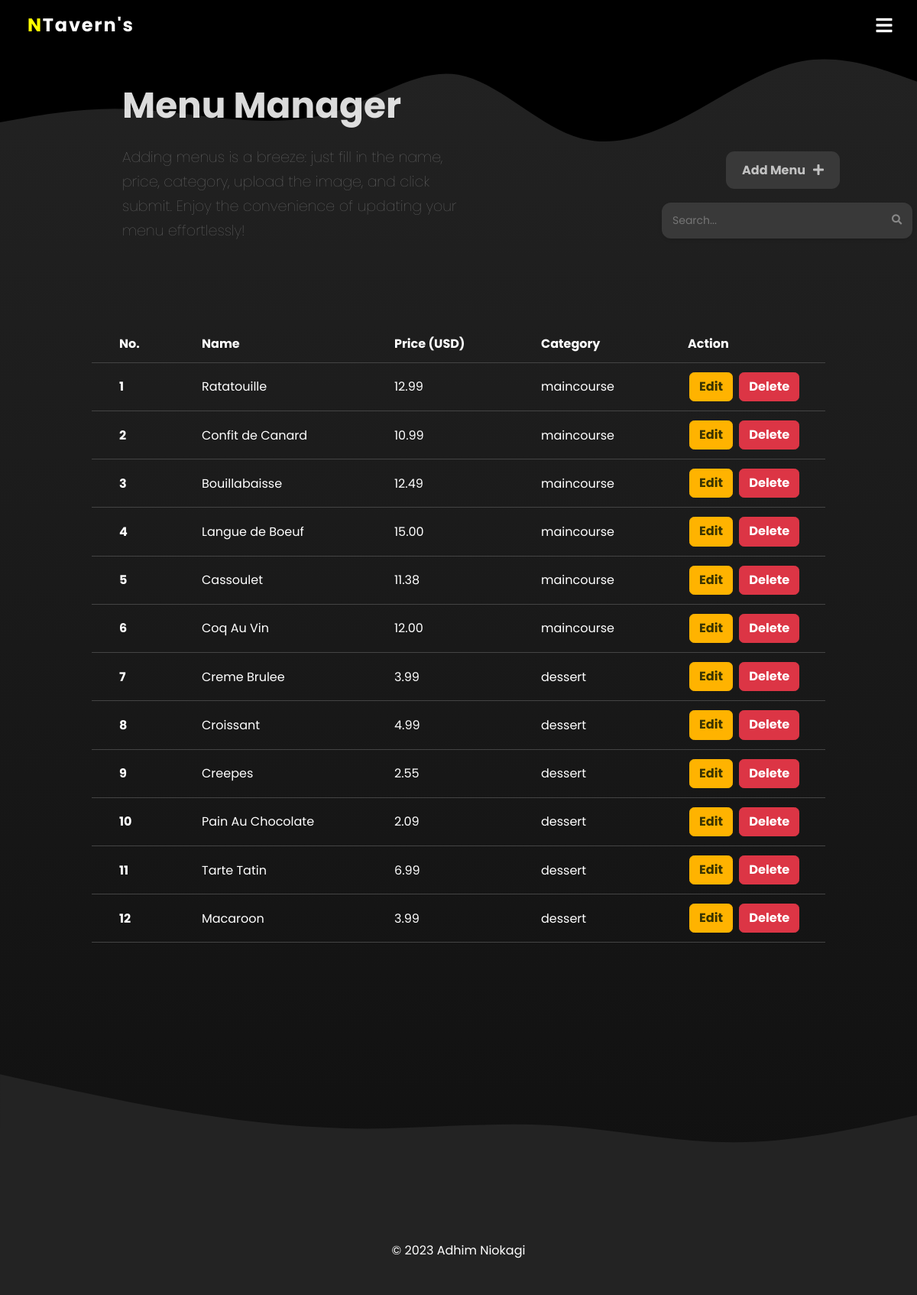
Page /public/menu_manage.php (signed in) on the committed database.
### tables this page shows
CREATE TABLE `menu` (
  `name` varchar(100) NOT NULL,
  `id_menu` int(10) NOT NULL,
  `price` decimal(15,2) NOT NULL,
  `image` varchar(255) NOT NULL,
  `category` enum('dessert','maincourse') NOT NULL,
  `gambar_menu` varchar(255) DEFAULT NULL
);

### public/menu_manage.php (the view, shortened to what this page needs)
<?php
  include "header.php";
?>
<div class="content-menu-manage" id="">
  <div class="hero">
    <h2>Menu Manager</h2>
    <p>Adding menus is a breeze: just fill in the name, price, category, upload the image, and click submit. Enjoy the convenience of updating your menu effortlessly!</p>
    <a href="add_menu.php"><button>Add Menu<i class="fas fa-plus" style="margin-left: 10px;"></i></button></a>
  </div>
  <div class="container-menu-manage">
    <div class="search-container">
      <input type="text" id="search-input" placeholder="Search...">
      <button id="search-button"><i class="fas fa-search"></i></button>
    </div>
  </div>
</div>
<div class="container-table">
  <div class="table-responsive">
    <?php
    $sql = "SELECT * FROM menu";
    $result = $conn->query($sql);
    if ($result->num_rows > 0) {
    ?>
      <table class="table">
        <thead class="thead-dark">
          <tr>
            <th scope="col">No.</th>
            <th scope="col">Name</th>
            <th scope="col">Price (USD)</th>
            <th scope="col">Category</th>
            <th scope="col">Action</th>
          </tr>
        </thead>
        <tbody>
          <?php
          $no = 1;
          while ($row = $result->fetch_assoc()) {
            echo '<tr>';
            echo '<th scope="row">' . $no . '</th>';
            echo '<td>' . $row['name'] . '</td>';
            echo '<td>' . $row['price'] . '</td>';
            echo '<td>' . $row['category'] . '</td>';
            echo '<td>
                  <a href="edit_menu.php?id_menu=' . $row['id_menu'] . '" class="btn btn-primary">Edit</a>
                  <button class="btn btn-danger" onclick="deleteMenu(' . $row['id_menu'] . ')">Delete</button>
                </td>';
            echo '</tr>';
            $no++;
          }
          ?>
        </tbody>
      </table>
    <?php
    } else {
      echo '<p>No menu found.</p>';
    }
    ?>
  </div>
</div>
<?php
  include "footer.php";
?>

### public/css/home.css (style rules this page uses)
* { box-sizing: border-box; font-family: "Poppins"; }
body { width: auto; margin: 0; background-color: #0f0f0f; background-image: linear-gradient(0deg, #0f0f0f 0%, #232323 100%); color: white; }
.btn { display: inline-block; font-weight: 400; text-align: center; white-space: nowrap; vertical-align: middle; -webkit-user-select: none; -moz-user-select: none; -ms-user-select: none; user-select: none; border: 1px solid transparent; padding: 0.375rem 0.75rem; font-size: 1.01rem; font-weight: bold; line-height: 1.5; border-radius: 0.4rem; transition: color 0.15s ease-in-out, background-color 0.15s ease-in-out, border-color 0.15s ease-in-out, box-shadow 0.15s ease-in-out; text-decoration: none; margin: 0px 2px 0px 2px; cursor: pointer; }
.btn-primary { color: #3a3400; background-color: #ffb300; border-color: #ffb300; }
.btn-danger { color: #fff; background-color: #dc3545; border-color: #dc3545; }
.container-table { display: flex; position: relative; top: -39px; justify-content: center; overflow-x: auto; margin: 0px 120px 0px 120px; }
.container-table table { border-collapse: collapse; width: 100%; background-color: transparent; table-layout: fixed; }
.container-table th, .container-table td { padding: 10px; border: none; background-color: transparent; white-space: nowrap; overflow: hidden; text-overflow: ellipsis; }
.container-table th { margin-left: 10px; background-color: transparent; color: #fff; padding: 12px 12px; border-bottom: 1px solid #444; text-align: left; }
.container-table th:first-child { padding-left: 36px; }
.container-table th:nth-child(2) { position: relative; left: -60px; padding-left: -110px; }
.container-table td:nth-child(2) { position: relative; left: -60px; padding-left: -110px; }
.container-table td { font-weight: light; padding: 12px 12px; background-color: transparent; border-bottom: 1px solid #444; color: #fff; }
.content-menu-manage { display: inline-block; flex-direction: column; justify-content: center; align-items: flex-start; width: 450px; margin: 50px 0px 0px 160px; }
.content-menu-manage .hero { width: 100%; margin-top: -260px; }
.content-menu-manage h2 { color: #ffffffda; font-family: "Poppins", sans-serif; font-size: 47px; margin-bottom: 15px; }
.content-menu-manage p { font-family: "Poppins", sans-serif; color: #ffffff62; font-weight: lighter; line-height: 32px; font-size: 19px; margin-top: 17px; margin-bottom: 0px; }
.content-menu-manage .hero button { position: relative; padding: 10px 19px 10px 19px; font-size: 16px; background-color: #393939; border: 2px solid #393939; color: #c2c2c2; top: -120px; left: 790px; font-weight: bolder; border-radius: 11px; transition: 0.3s; cursor: pointer; }
.container-menu-manage { display: flex; justify-content: space-between; align-items: center; margin-top: 50px; }
.search-container { display: flex; position: relative; top: -152px; left: 706px; align-items: center; background-color: #393939; border: 2px solid #393939; color: #c2c2c2; border-radius: 12px; padding: 3px 4px 3px 4px; box-shadow: 0 2px 4px rgba(0, 0, 0, 0.1); }
#search-input { background-color: #393939; border: 2px solid #393939; color: #ffffff; border: none; outline: none; padding: 8px; font-size: 14px; }
#search-button { border: none; outline: none; background-color: transparent; cursor: pointer; padding: 8px; }
#search-button i { color: #888; }

### rows in the picture
menu: name "Ratatouille", price "12.99", category "maincourse"
menu: name "Confit de Canard", price "10.99", category "maincourse"
menu: name "Bouillabaisse", price "12.49", category "maincourse"
menu: name "Langue de Boeuf", price "15.00", category "maincourse"
menu: name "Cassoulet", price "11.38", category "maincourse"
menu: name "Coq Au Vin", price "12.00", category "maincourse"
menu: name "Creme Brulee", price "3.99", category "dessert"
menu: name "Croissant", price "4.99", category "dessert"
menu: name "Creepes", price "2.55", category "dessert"
menu: name "Pain Au Chocolate", price "2.09", category "dessert"
menu: name "Tarte Tatin", price "6.99", category "dessert"
menu: name "Macaroon", price "3.99", category "dessert"
